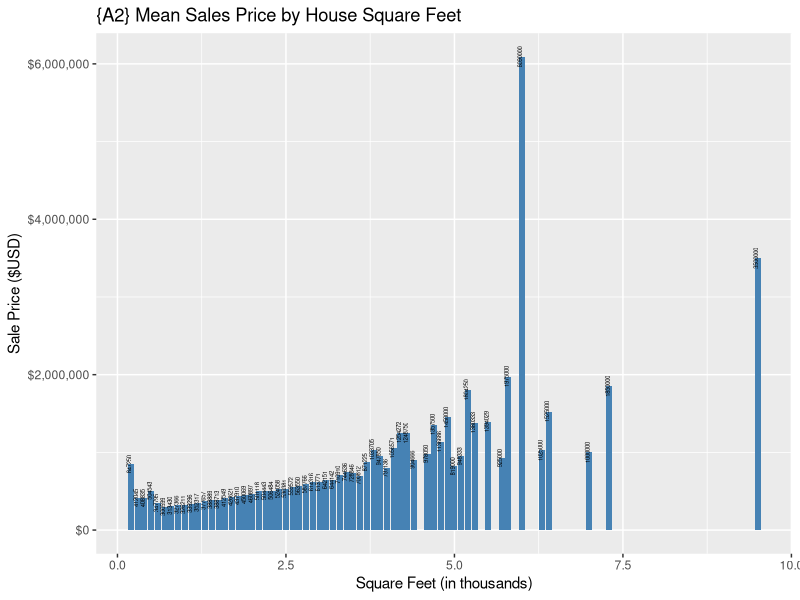
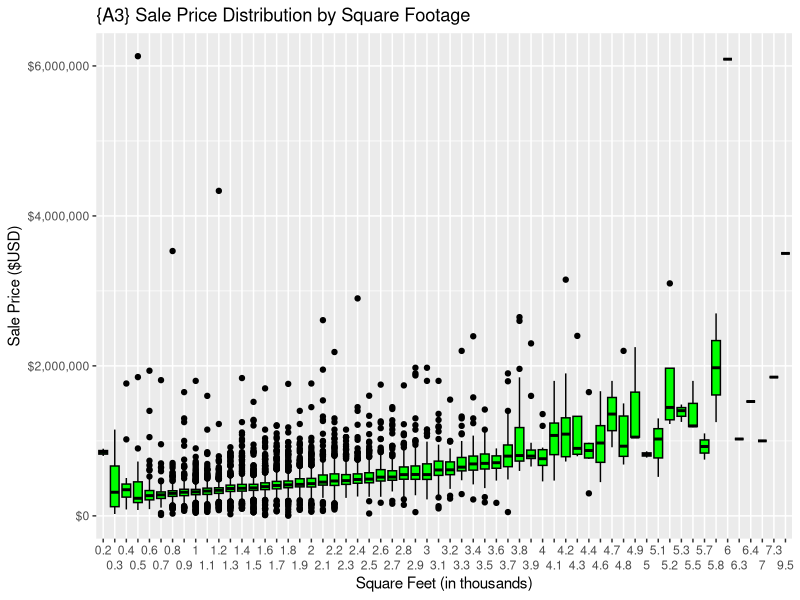
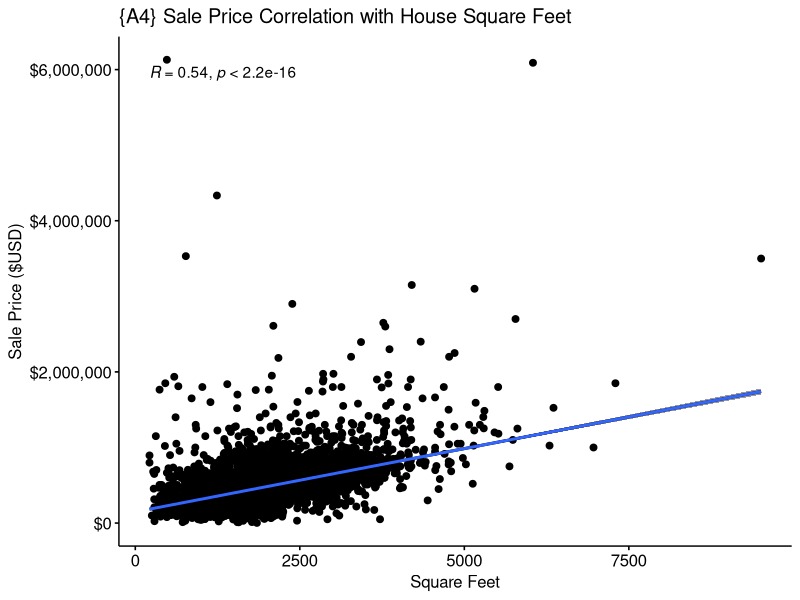
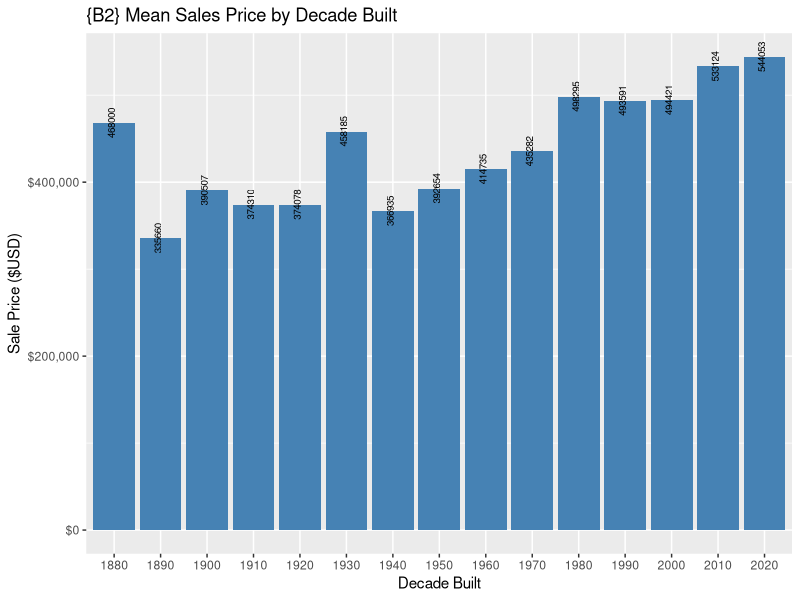
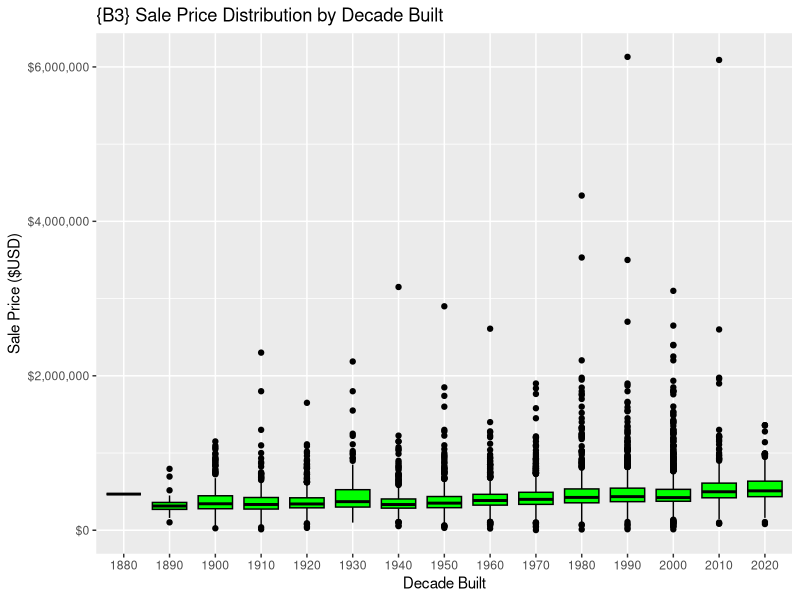
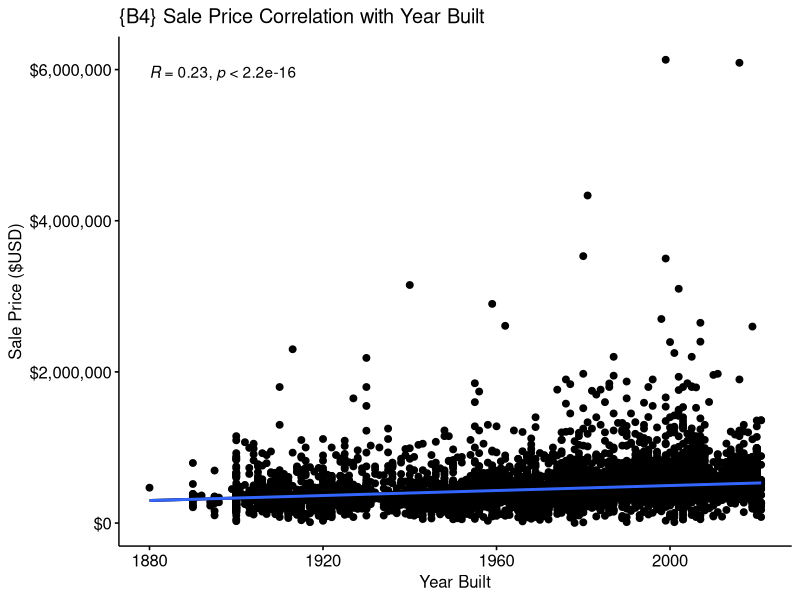
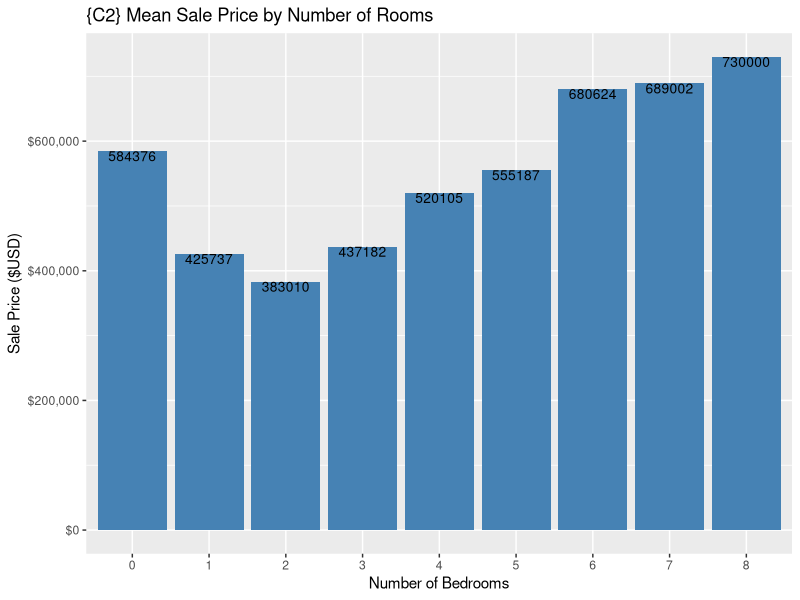
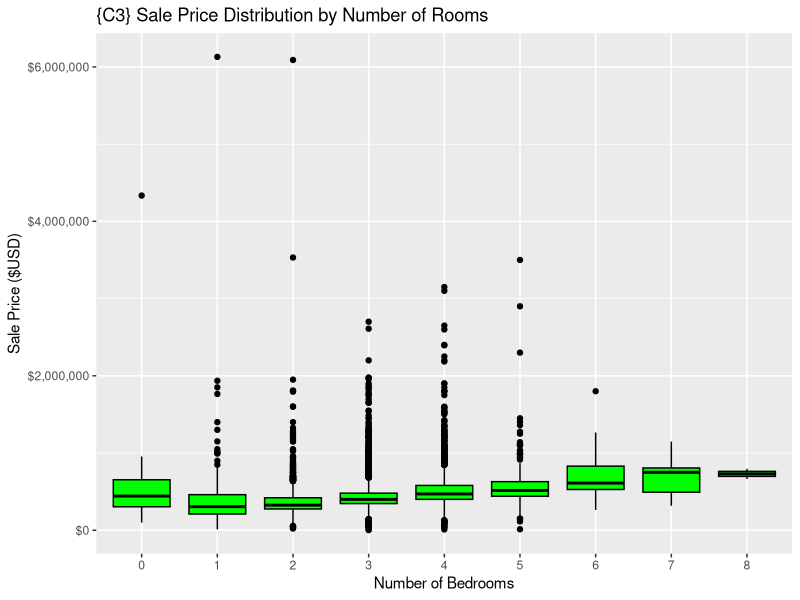

Here is the R script that generated these plots, in order:
## ---- chunk 1
library(dplyr)
library(ggplot2)
library(ggpubr)
library(knitr)
library(scales)

# Reading in data
housing <- read.csv("pierce_co_house_sales.csv")

housing$sale_date <- as.Date(housing$sale_date)
housing$decade_built <- housing$year_built - (housing$year_built %% 10)
housing$sq_ft_thousand <- round(housing$house_square_feet / 1000, digits = 1)
housing$has_view_quality <- ifelse(housing$view_quality == "", 0, 1)
housing$has_waterfront <- ifelse(housing$waterfront_type == "", 0, 1)
## ---- chunk 2
glimpse(housing)
## ---- chunk 3
# Select columns for correlation analysis
vars <- housing %>% select(sale_price, house_square_feet, sq_ft_thousand, year_built, decade_built, bedrooms)

# Calculate correlation matrix
cor_matrix <- cor(vars, use = "complete.obs")

# Print correlation with sale_price
cor_price <- cor_matrix["sale_price", ]

# Convert to data frame for kable
cor_price_df <- as.data.frame(t(cor_price))
colnames(cor_price_df) <- colnames(cor_matrix)  # Set column names
rownames(cor_price_df) <- "Correlation"

# Display with kable
kable(cor_price_df, 
      caption = "Correlation of Variables with Sale Price",
      col.names = colnames(cor_price_df),
      align = "c", 
      format = "markdown")
## ---- chunk 4
# Summary statistics for square feet
sq_ft_summary <- housing %>%
group_by(sq_ft_thousand) %>%
summarize(
  count = n(),
  mean_sale_price = as.integer(mean(sale_price, na.rm = TRUE)),
  median_sale_price = as.integer(median(sale_price, na.rm = TRUE)),
  sd_sale_price = as.integer(sd(sale_price, na.rm = TRUE)),
  min_sale_price = min(sale_price, na.rm = TRUE),
  max_sale_price = max(sale_price, na.rm = TRUE)
)

# Display the summary statistics in a table format for House Square Feet
kable(sq_ft_summary, 
  col.names = c("House Square Feet (in thousands)", "Count", "Mean Sale Price", "Median Sale Price", 
                "SD of Sale Price", "Min Sale Price", "Max Sale Price"),
  caption = "{A1} Summary Statistics for Sale Price by House Square Feet",
  align = "c")


## ---- chunk 5
# Bar chart for mean sale price for square feet
ggplot(data = sq_ft_summary, aes(x=sq_ft_thousand, y=mean_sale_price)) +
  geom_bar(stat = "identity", fill="steelblue") +
  labs(
    title = "{A2} Mean Sales Price by House Square Feet",
    x = "Square Feet (in thousands)",
    y = "Sale Price ($USD)"
  ) +
  geom_text(aes(label=mean_sale_price), vjust=0.1, size=1.5, angle = 90) +
  scale_y_continuous(labels = scales::dollar_format())
  
## ---- chunk 6
# Plot distribution of house square feet
ggplot(housing, aes(x = factor(sq_ft_thousand), y = sale_price)) +
  geom_boxplot(fill = "green", color = "black") +
  labs(
    title = "{A3} Sale Price Distribution by Square Footage",
    x = "Square Feet (in thousands)",
    y = "Sale Price ($USD)"
  ) +
  scale_y_continuous(labels = scales::dollar_format()) +
  scale_x_discrete(guide = guide_axis(n.dodge = 2))
## ---- chunk 7
# Scatter plot with regression line for house square feet
ggscatter(housing, x = "house_square_feet", y = "sale_price",
          add = "reg.line", conf.int = TRUE, 
          cor.coef = TRUE, cor.method = "pearson") +
  labs(
    title = "{A4} Sale Price Correlation with House Square Feet",
    x = "Square Feet",
    y = "Sale Price ($USD)"
  ) +
  geom_smooth(method=lm,se=FALSE,fullrange=TRUE) +
  scale_y_continuous(labels = scales::dollar_format())

## ---- chunk 8
# Summary statistics for Year Built
year_built_summary <- housing %>%
group_by(decade_built) %>%
summarize(
  count = n(),
  mean_sale_price = as.integer(mean(sale_price, na.rm = TRUE)),
  median_sale_price = as.integer(median(sale_price, na.rm = TRUE)),
  sd_sale_price = as.integer(sd(sale_price, na.rm = TRUE)),
  min_sale_price = min(sale_price, na.rm = TRUE),
  max_sale_price = max(sale_price, na.rm = TRUE)
)

# Display the summary statistics in a table format for Decade built
kable(year_built_summary, 
  col.names = c("Decade Built", "Count", "Mean Sale Price", "Median Sale Price", 
                "SD of Sale Price", "Min Sale Price", "Max Sale Price"),
  caption = "{B1} Summary Statistics for Sale Price by Decade Built",
  align = "c")


## ---- chunk 9

# Bar chart for mean sale price for decade built
ggplot(data = year_built_summary, aes(x=factor(decade_built), y=mean_sale_price)) +
  geom_bar(stat = "identity", fill="steelblue") +
  labs(
    title = "{B2} Mean Sales Price by Decade Built",
    x = "Decade Built",
    y = "Sale Price ($USD)"
  ) +
  geom_text(aes(label=mean_sale_price), vjust=0.1, size=2.5, angle = 90) +
  scale_y_continuous(labels = scales::dollar_format())

# Plot distribution of decade built
ggplot(housing, aes(x = factor(decade_built), y = sale_price)) +
  geom_boxplot(fill = "green", color = "black") +
  labs(
    title = "{B3} Sale Price Distribution by Decade Built", 
    x = "Decade Built",
    y = "Sale Price ($USD)"
  ) +
  scale_y_continuous(labels = scales::dollar_format())

# Scatter plot with regression line for year built
ggscatter(housing, x = "year_built", y = "sale_price",
          add = "reg.line", conf.int = TRUE, 
          cor.coef = TRUE, cor.method = "pearson") +
  labs(
    title = "{B4} Sale Price Correlation with Year Built",
    x = "Year Built",
    y = "Sale Price ($USD)"
  ) +
  geom_smooth(method=lm,se=FALSE,fullrange=TRUE) +
  scale_y_continuous(labels = scales::dollar_format())

## ---- chunk 10
# Summary statistics for Bedrooms
bedroom_summary <- housing %>%
group_by(bedrooms) %>%
summarize(
  count = n(),
  mean_sale_price = as.integer(mean(sale_price, na.rm = TRUE)),
  median_sale_price = as.integer(median(sale_price, na.rm = TRUE)),
  sd_sale_price = as.integer(sd(sale_price, na.rm = TRUE)),
  min_sale_price = min(sale_price, na.rm = TRUE),
  max_sale_price = max(sale_price, na.rm = TRUE)
)

# Display the summary statistics in a table format for Bedrooms
kable(bedroom_summary, 
  col.names = c("Bedrooms", "Count", "Mean Sale Price", "Median Sale Price", 
                "SD of Sale Price", "Min Sale Price", "Max Sale Price"),
  caption = "{C1} Summary Statistics for Sale Price by Number of Bedrooms",
  align = "c")

## ---- chunk 11

# Bar chart for mean sale price for bedrooms
ggplot(data = bedroom_summary, aes(x = factor(bedrooms), y = mean_sale_price)) +
  geom_bar(stat = "identity", fill="steelblue") +
  labs(
    title = "{C2} Mean Sale Price by Number of Rooms",
    x = "Number of Bedrooms",
    y = "Sale Price ($USD)"
  ) +
  geom_text(aes(label=mean_sale_price), vjust=1, size=3.5) +
  scale_y_continuous(labels = scales::dollar_format())

# Plot distribution of bedrooms
ggplot(housing, aes(x = factor(bedrooms), y = sale_price)) +
  geom_boxplot(fill = "green", color = "black") +
  labs(
    title = "{C3} Sale Price Distribution by Number of Rooms",
    x = "Number of Bedrooms",
    y = "Sale Price ($USD)"
  ) +
  scale_y_continuous(labels = scales::dollar_format())

# scatter plot for number of bedrooms with regression line
ggscatter(data = housing, x = "bedrooms", y = "sale_price",
          add = "reg.line", conf.int = TRUE, 
          cor.coef = TRUE, cor.method = "pearson") +
  labs(
    title = "{C4} Sale Price Correlation with Number of Bedrooms",
    x = "Number of Bedrooms",
    y = "Sale Price ($USD)"
  ) +
  geom_smooth(method=lm,se=FALSE,fullrange=TRUE) +
  scale_y_continuous(labels = scales::dollar_format())

## ---- chunk 12
# Select columns for correlation analysis
vars <- housing %>% select(has_view_quality, sale_price, house_square_feet, has_waterfront)

# Calculate correlation matrix
cor_matrix <- cor(vars, use = "complete.obs")

# Print correlation with has_view_quality
cor_view <- cor_matrix["has_view_quality", ]

# Convert to data frame for kable
cor_view_df <- as.data.frame(t(cor_view))
colnames(cor_view_df) <- colnames(cor_matrix)  # Set column names
rownames(cor_view_df) <- "Correlation"

# Display with kable
kable(cor_view_df, 
      caption = "Correlation of Variables with data for View Quality",
      col.names = colnames(cor_view_df),
      align = "c", 
      format = "markdown")
## ---- chunk 13
# Summary statistics for sale_price
price_view_summary <- housing %>%
group_by(has_view_quality) %>%
summarize(
  count = n(),
  mean_sale_price = as.integer(mean(sale_price, na.rm = TRUE)),
  median_sale_price = as.integer(median(sale_price, na.rm = TRUE)),
  sd_sale_price = as.integer(sd(sale_price, na.rm = TRUE)),
  min_sale_price = min(sale_price, na.rm = TRUE),
  max_sale_price = max(sale_price, na.rm = TRUE)
)

# Display the summary statistics in a table format for Bedrooms
kable(price_view_summary, 
  col.names = c("Has View Quality", "Count", "Mean Sale Price", "Median Sale Price", 
                "SD of Sale Price", "Min Sale Price", "Max Sale Price"),
  caption = "{D1} Summary Statistics for Has View Quality by Sale Price",
  align = "c")


## ---- chunk 14

# Bar chart for mean sale price for has_view_quality
ggplot(data = price_view_summary, aes(x=factor(has_view_quality), y=mean_sale_price)) +
  geom_bar(stat = "identity", fill="steelblue") +
  labs(
    title = "{D2} Mean Sale Price by presence of View Quality description",
    x = "Has View Quality (0=no, 1=yes)",
    y = "Sale Price ($USD)"
  ) +
  geom_text(aes(label=mean_sale_price), vjust=1, size=3.5) +
  scale_y_continuous(labels = scales::dollar_format())


# Plot distribution of sale_price
ggplot(housing, aes(x = factor(has_view_quality), y = sale_price)) +
  geom_boxplot(fill = "green", color = "black") +
  labs(
    title = "{D3} Sale Price Distribution by presence of View Quality description",
    x = "Has View Quality (0=no, 1=yes)",
    y = "Sale Price ($USD)"
  ) +
  scale_y_continuous(labels = scales::dollar_format())

## ---- chunk 15
# Summary statistics for house_square_feet
sqft_view_summary <- housing %>%
group_by(has_view_quality) %>%
summarize(
  count = n(),
  mean_sqft = as.integer(mean(house_square_feet, na.rm = TRUE)),
  median_sqft = as.integer(median(house_square_feet, na.rm = TRUE)),
  sd_sqft = as.integer(sd(house_square_feet, na.rm = TRUE)),
  min_sqft = min(house_square_feet, na.rm = TRUE),
  max_sqft = max(house_square_feet, na.rm = TRUE)
)

# Display the summary statistics in a table format for house square footage
kable(sqft_view_summary, 
  col.names = c("Has View Quality", "Count", "Mean Square Feet", "Median Square Feet", 
                "SD of Square Feet", "Min Square Feet", "Max Square Feet"),
  caption = "{E1} Summary Statistics for Has View Quality by Square Feet",
  align = "c")


## ---- chunk 16

# Bar chart for mean house_square_feet for has_view_quality
ggplot(data = sqft_view_summary, aes(x=factor(has_view_quality), y=mean_sqft)) +
  geom_bar(stat = "identity", fill="steelblue") +
  labs(
    title = "{E2} Mean Square Footage by presence of View Quality description",
    x = "Has View Quality (0=no, 1=yes)",
    y = "House Square Feet (sqft)"
  ) +
  geom_text(aes(label=mean_sqft), vjust=1, size=3.5) +
  scale_y_continuous(labels = scales::comma)


# Plot distribution of house_square_feet
ggplot(housing, aes(x = factor(has_view_quality), y = house_square_feet)) +
  geom_boxplot(fill = "green", color = "black") +
  labs(
    title = "{E3} Square Footage Distribution by presence of View Quality description",
    x = "Has View Quality (0=no, 1=yes)",
    y = "House Square Feet (sqft)"
  ) +
  scale_y_continuous(labels = scales::comma)

## ---- chunk 17

waterfront_view_freq <- housing |>
  group_by(has_view_quality) |>
  count(has_waterfront)

kable(waterfront_view_freq,
      caption = "{F1} Cross Table of Frequency for View Quality and existance of a Waterfront",
      col.names = c("Has View Quality (0=no, 1=yes)", "Has Waterfront (0=no, 1=yes)", "Frequency"))

## ---- chunk 18

ggplot(waterfront_view_freq, aes(x = has_view_quality, y = has_waterfront, size = n, color=n)) +
  geom_point() +
  geom_text(aes(label=n, hjust = c(-0.5, -0.5, 1, 1), vjust = c(-1, 1, -1, 1.5)), size=3.5) +
  labs(
    title = "{F2} Has View Quality and Has Waterfront, by frequency",
    x = "Has View Quality (0=no, 1=yes)",
    y = "Has Waterfront (0=no, 1=yes)",
    color = "Frequency",
    size = "Frequency"
  )
